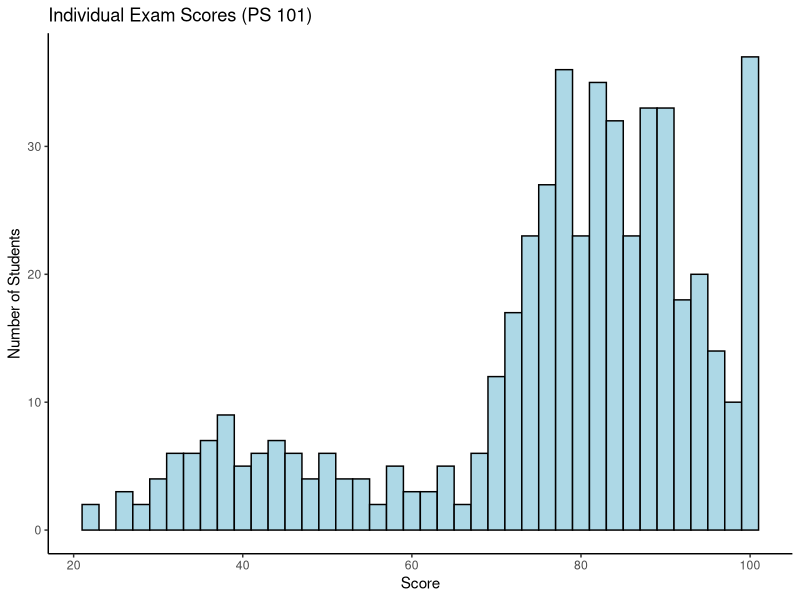
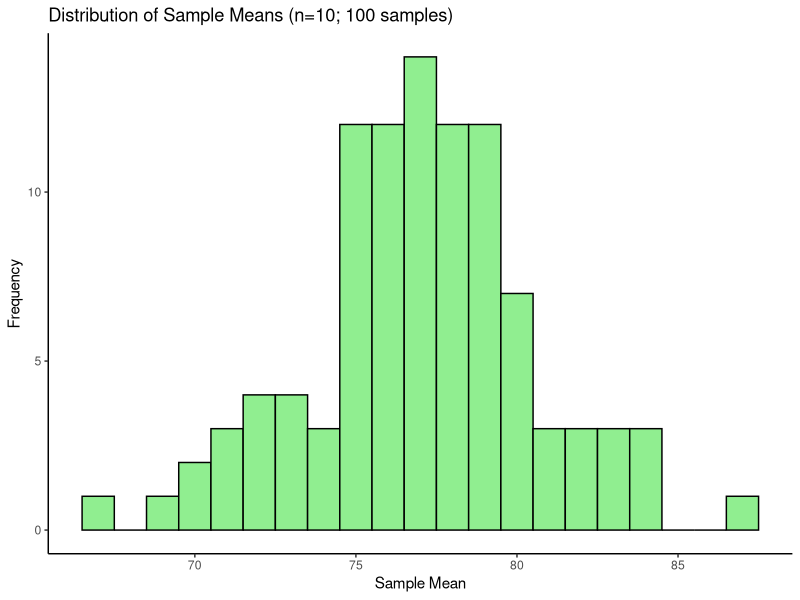
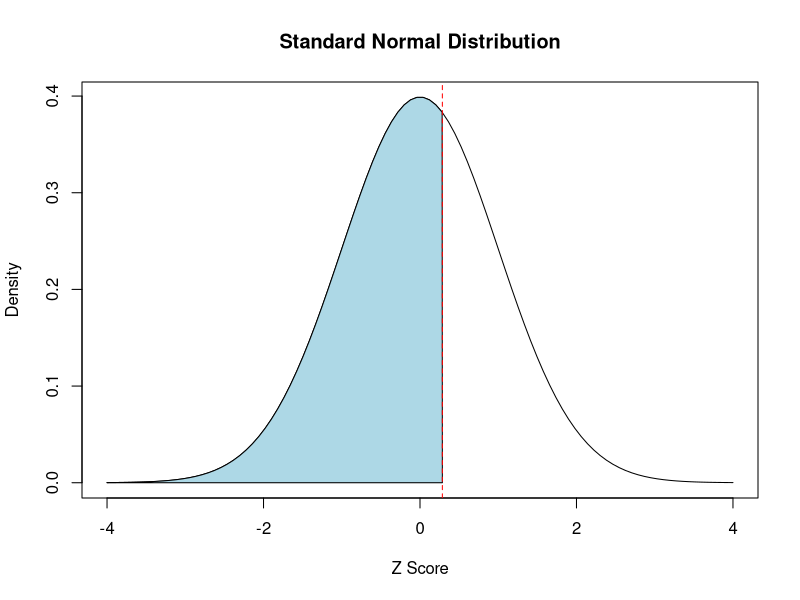
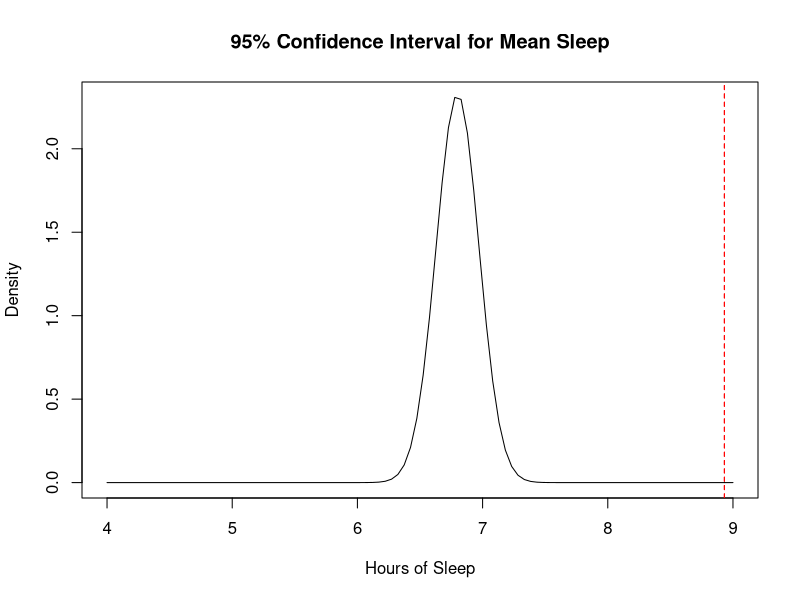

These figures' R source, in order:
## ---- chunk 1
# If needed, remove the # and run these once on your computer to install:
# install.packages("ggplot2")
# install.packages("dplyr")
# install.packages("tidyr")

# Once you have installed the packages, you can "comment" those lines out (put the hashtag back) and just use the "library" function to load the packages into your R session.

library(ggplot2)
library(dplyr)
library(tidyr)

#set seed for reproducibility
set.seed(211)  # ensures the same random numbers are generated each time (DO NOT CHANGE)

## ---- chunk 2

#list of friends' ratings
friendA_ratings <- c(6, 7, 8, 5, 9, 7, 6, 8, 7, 7, 5)  # ratings out of 10
friendB_ratings <- c(70, 80, 72, 90, 85, 95, 88, 82, 86, 84, 89)  # ratings out of 100

#compute mean and standard of each friends' ratings
mean_A <- mean(friendA_ratings)
sd_A <- sd(friendA_ratings)

mean_B <- mean(friendB_ratings)
sd_B <- sd(friendB_ratings)

#print values
mean_A  # mean rating for friend A
sd_A    # standard deviation for friend A
mean_B  # mean rating for friend B
sd_B    # standard deviation for friend B
## ---- chunk 3

NudPob_rating <- 7  # friend A's rating out of 10
NoodleStreet_rating <- 86  # friend B's rating out of 100

# Compute Z scores
z_NudPob <- (NudPob_rating - mean_A) / sd_A

# EDIT THIS LINE AND THEN RUN
z_NoodleStreet  <-  100 #REPLACE 100 WITH YOUR CODE

#Print out the z scores
z_NudPob
z_NoodleStreet

## ---- chunk 4

set.seed(211)  # ensures the same random numbers are generated each time (DO NOT CHANGE)

# --- Simulate a "population" of exam scores ---
N <- 500
sec   <- rbinom(N, 1, 0.80)                 
pop   <- ifelse(sec==1, rnorm(N, 85, 10), rnorm(N, 40, 10))
pop   <- pmin(pmax(pop, 0), 100)         

# --- Plot distribution of exam scores ---
ggplot(data.frame(pop), aes(x=pop)) +
  geom_histogram(binwidth=2, fill="lightblue", color="black") +
  labs(title="Individual Exam Scores (PS 101)",
       x="Score", y="Number of Students") +
  theme_classic()
## ---- chunk 5

set.seed(211)  # ensures the same random numbers are generated each time (DO NOT CHANGE)

# --- Sample 30 times from the "population" of exam scores ---
n <- 30

#draw samples
samples <- sample(pop, n, replace=FALSE)

#compute mean
sample_mean <- mean(samples)

#display mean
sample_mean
## ---- chunk 6

set.seed(211)  # ensures the same random numbers are generated each time (DO NOT CHANGE)

# --- Sample 30 times from the "population" of exam scores ---
n <- 30

#draw samples
samples <- sample(pop, n, replace=FALSE)

#compute mean
sample_mean <- mean(samples)


# --- Repeat the sampling process 100 times to create a distribution of sample means ---

num_samples <- 100
sample_means <- numeric(num_samples)
for (i in 1:num_samples) {
  samples <- sample(pop, n, replace=FALSE)
  sample_means[i] <- mean(samples)
}

#plot distribution of sample means
ggplot(data.frame(sample_means), aes(x=sample_means)) +
  geom_histogram(binwidth=1, fill="lightgreen", color="black") +
  labs(title="Distribution of Sample Means (n=10; 100 samples)",
       x="Sample Mean", y="Frequency") +
  theme_classic()

## ---- chunk 7

#DO NOT EDIT THESE
raw_score <- 60
mean_extraversion <- 50
sd_extraversion <- 10

#EDIT THIS CODE TO COMPUTE THE Z SCORE FOR THIS STUDENT
z_score <- raw_score + mean_extraversion + sd_extraversion  # REPLACE WITH YOUR CODE

#Print z score
z_score
## ---- chunk 8

#compute percentile
percentile <- pnorm(z_score) * 100

#Print percentile
percentile

## ---- chunk 9

#EDIT THE RAW SCORE
raw_score <- 60

#DO NOT EDIT THESE
mean_extraversion <- 50
sd_extraversion <- 10

#EDIT THIS CODE WITH YOUR Z SCORE FORMULA
z_score <- raw_score + mean_extraversion + sd_extraversion  # REPLACE WITH YOUR CODE

#EDIT THIS CODE TO COMPUTE THE PERCENTILE
percentile <- z_score  # REPLACE WITH YOUR CODE


#PRINT Z SCORE
z_score

#PRINT PERCENTILE
percentile


## ---- chunk 10

# Given values
mu <- 52               # population mean under H0
M <- 54                # sample mean
sigma <- 7             # population standard deviation
n <- 36                # sample size

# INCORRECT Z SCORE FORMULA
z <- (M - mu) / sigma  

## ---- chunk 11

# Given values
mu <- 52               # population mean under H0
M <- 54                # sample mean
sigma <- 7             # population standard deviation
n <- 36                # sample size

# INCORRECT Z SCORE FORMULA - REPLACE THIS WITH THE CORRECT FORMULA
z <- (M - mu) / sigma  

# Print z score
z

## ---- chunk 12

#plot standard normal distribution with percentile shaded
x <- seq(-4, 4, length=100)
y <- dnorm(x)
plot(x, y, type="l", main="Standard Normal Distribution", ylab="Density", xlab="Z Score")
polygon(c(-4, x[x <= z], z), c(0, y[x <= z], 0), col="lightblue")
abline(v=z, col="red", lty=2)

#convert z score to percentile
percentile <- pnorm(z) * 100

#print percentile
percentile


## ---- chunk 13
upper_cutoff <- qnorm(0.975)   # percentile cutoff for 95% CI

#print
upper_cutoff

## ---- chunk 14

#Given values
M <- 6.8
sigma <- 1.2
n <- 49
SE <- sigma / sqrt(n)


#EDIT THE CODE BELOW TO COMPUTE THE LOWER AND UPPER BOUNDS OF THE 95% CI
#These equations are incorrect! Edit them to make them correct. Remember, your cutoff value is a z score, and you need to convert this z score back to the original units.
upper_bound <- M + upper_cutoff + SE
lower_bound <- M + upper_cutoff + SE 

#print
upper_bound
lower_bound


#This code will PLOT your cutoffs. Your 95% confidence interval for the mean amount of sleep will be shaded in blue. You do not need to edit this plotting code. Instead, look at the generated plot and see if it seems reasonable. If it does not, it means your calculations for the upper and lower bounds are likely incorrect.
x <- seq(4, 9, length=100)
y <- dnorm(x, mean=M, sd=SE)
plot(x, y, type="l", main="95% Confidence Interval for Mean Sleep", ylab="Density", xlab="Hours of Sleep")
polygon(c(lower_bound, x[x >= lower_bound & x <= upper_bound], upper_bound), c(0, y[x >= lower_bound & x <= upper_bound], 0), col="lightblue")
#add red vertical lines at cutoffs
abline(v=lower_bound, col="red", lty=2)
abline(v=upper_bound, col="red", lty=2)

